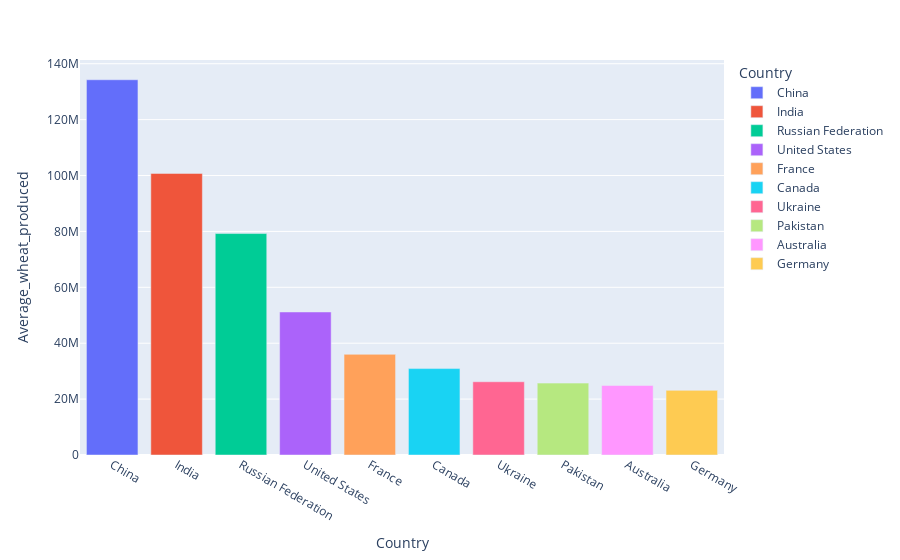

The cell this chart's notebook holds for it:
### Markdown cell above
## Top 10 production

### Code cell
# Load top 10 grain producers for last 10 years

with engine.connect() as connection:
    query = text('SELECT country AS Country, ROUND(AVG(value),2) AS Average_wheat_produced FROM grain_dash.wheat_production WHERE year > 2014 GROUP BY country ORDER BY Average_wheat_produced DESC LIMIT 10')
    result = connection.execute(query)
    top10_df = pd.DataFrame(result.all())

top10 = list(top10_df['Country'])

px.bar(top10_df, x = 'Country', y = 'Average_wheat_produced', color = 'Country')

### Figure 1 — Plotly figure (JSON) as saved in the notebook; plotly's stock layout.template omitted (floating-point values rounded to 4 significant figures)
{"data": [{"alignmentgroup": "True", "hovertemplate": "Country=%{x}<br>Average_wheat_produced=%{y}<extra></extra>", "legendgroup": "China", "marker": {"color": "#636efa", "pattern": {"shape": ""}}, "name": "China", "offsetgroup": "China", "orientation": "v", "showlegend": true, "textposition": "auto", "type": "bar", "x": ["China"], "xaxis": "x", "y": [134300000.0], "yaxis": "y"}, {"alignmentgroup": "True", "hovertemplate": "Country=%{x}<br>Average_wheat_produced=%{y}<extra></extra>", "legendgroup": "India", "marker": {"color": "#EF553B", "pattern": {"shape": ""}}, "name": "India", "offsetgroup": "India", "orientation": "v", "showlegend": true, "textposition": "auto", "type": "bar", "x": ["India"], "xaxis": "x", "y": [100748132], "yaxis": "y"}, {"alignmentgroup": "True", "hovertemplate": "Country=%{x}<br>Average_wheat_produced=%{y}<extra></extra>", "legendgroup": "Russian Federation", "marker": {"color": "#00cc96", "pattern": {"shape": ""}}, "name": "Russian Federation", "offsetgroup": "Russian Federation", "orientation": "v", "showlegend": true, "textposition": "auto", "type": "bar", "x": ["Russian Federation"], "xaxis": "x", "y": [79239261], "yaxis": "y"}, {"alignmentgroup": "True", "hovertemplate": "Country=%{x}<br>Average_wheat_produced=%{y}<extra></extra>", "legendgroup": "United States", "marker": {"color": "#ab63fa", "pattern": {"shape": ""}}, "name": "United States", "offsetgroup": "United States", "orientation": "v", "showlegend": true, "textposition": "auto", "type": "bar", "x": ["United States"], "xaxis": "x", "y": [51174309], "yaxis": "y"}, {"alignmentgroup": "True", "hovertemplate": "Country=%{x}<br>Average_wheat_produced=%{y}<extra></extra>", "legendgroup": "France", "marker": {"color": "#FFA15A", "pattern": {"shape": ""}}, "name": "France", "offsetgroup": "France", "orientation": "v", "showlegend": true, "textposition": "auto", "type": "bar", "x": ["France"], "xaxis": "x", "y": [36020000.0], "yaxis": "y"}, {"alignmentgroup": "True", "hovertemplate": "Country=%{x}<br>Average_wheat_produced=%{y}<extra></extra>", "legendgroup": "Canada", "marker": {"color": "#19d3f3", "pattern": {"shape": ""}}, "name": "Canada", "offsetgroup": "Canada", "orientation": "v", "showlegend": true, "textposition": "auto", "type": "bar", "x": ["Canada"], "xaxis": "x", "y": [30920000.0], "yaxis": "y"}, {"alignmentgroup": "True", "hovertemplate": "Country=%{x}<br>Average_wheat_produced=%{y}<extra></extra>", "legendgroup": "Ukraine", "marker": {"color": "#FF6692", "pattern": {"shape": ""}}, "name": "Ukraine", "offsetgroup": "Ukraine", "orientation": "v", "showlegend": true, "textposition": "auto", "type": "bar", "x": ["Ukraine"], "xaxis": "x", "y": [26210990], "yaxis": "y"}, {"alignmentgroup": "True", "hovertemplate": "Country=%{x}<br>Average_wheat_produced=%{y}<extra></extra>", "legendgroup": "Pakistan", "marker": {"color": "#B6E880", "pattern": {"shape": ""}}, "name": "Pakistan", "offsetgroup": "Pakistan", "orientation": "v", "showlegend": true, "textposition": "auto", "type": "bar", "x": ["Pakistan"], "xaxis": "x", "y": [25720000.0], "yaxis": "y"}, {"alignmentgroup": "True", "hovertemplate": "Country=%{x}<br>Average_wheat_produced=%{y}<extra></extra>", "legendgroup": "Australia", "marker": {"color": "#FF97FF", "pattern": {"shape": ""}}, "name": "Australia", "offsetgroup": "Australia", "orientation": "v", "showlegend": true, "textposition": "auto", "type": "bar", "x": ["Australia"], "xaxis": "x", "y": [24880000.0], "yaxis": "y"}, {"alignmentgroup": "True", "hovertemplate": "Country=%{x}<br>Average_wheat_produced=%{y}<extra></extra>", "legendgroup": "Germany", "marker": {"color": "#FECB52", "pattern": {"shape": ""}}, "name": "Germany", "offsetgroup": "Germany", "orientation": "v", "showlegend": true, "textposition": "auto", "type": "bar", "x": ["Germany"], "xaxis": "x", "y": [23129950], "yaxis": "y"}], "layout": {"autosize": true, "barmode": "relative", "legend": {"title": {"text": "Country"}, "tracegroupgap": 0}, "margin": {"t": 60}, "xaxis": {"anchor": "y", "autorange": true, "categoryarray": ["China", "India", "Russian Federation", "United States", "France", "Canada", "Ukraine", "Pakistan", "Australia", "Germany"], "categoryorder": "array", "domain": [0, 1], "range": [-0.5, 9.5], "title": {"text": "Country"}, "type": "category"}, "yaxis": {"anchor": "x", "autorange": true, "domain": [0, 1], "range": [0, 141300000.0], "title": {"text": "Average_wheat_produced"}, "type": "linear"}}}
